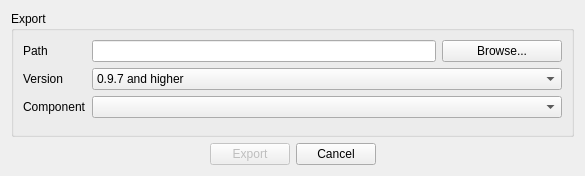
<?xml version="1.0" encoding="UTF-8"?>
<ui version="4.0">
 <class>SoundLibraryExportDialog_UI</class>
 <widget class="QDialog" name="SoundLibraryExportDialog_UI">
  <property name="geometry">
   <rect>
    <x>0</x>
    <y>0</y>
    <width>585</width>
    <height>176</height>
   </rect>
  </property>
  <layout class="QGridLayout" name="gridLayout">
   <item row="1" column="1">
    <layout class="QHBoxLayout" name="horizontalLayoutBtns">
     <item>
      <spacer name="horizontalSpacer">
       <property name="orientation">
        <enum>Qt::Horizontal</enum>
       </property>
       <property name="sizeHint" stdset="0">
        <size>
         <width>175</width>
         <height>20</height>
        </size>
       </property>
      </spacer>
     </item>
     <item>
      <widget class="QPushButton" name="exportBtn">
       <property name="enabled">
        <bool>false</bool>
       </property>
       <property name="text">
        <string>Export</string>
       </property>
       <property name="autoDefault">
        <bool>false</bool>
       </property>
      </widget>
     </item>
     <item>
      <widget class="QPushButton" name="cancelBtn">
       <property name="enabled">
        <bool>true</bool>
       </property>
       <property name="text">
        <string>Cancel</string>
       </property>
       <property name="autoDefault">
        <bool>false</bool>
       </property>
      </widget>
     </item>
     <item>
      <spacer name="horizontalSpacer_2">
       <property name="orientation">
        <enum>Qt::Horizontal</enum>
       </property>
       <property name="sizeHint" stdset="0">
        <size>
         <width>181</width>
         <height>20</height>
        </size>
       </property>
      </spacer>
     </item>
    </layout>
   </item>
   <item row="0" column="0" colspan="3">
    <widget class="QGroupBox" name="exportGroupbox">
     <property name="title">
      <string>Export</string>
     </property>
     <layout class="QVBoxLayout" name="verticalLayout_2">
      <item>
       <layout class="QFormLayout" name="formLayout">
        <item row="0" column="0">
         <widget class="QLabel" name="labelPath">
          <property name="sizePolicy">
           <sizepolicy hsizetype="Expanding" vsizetype="Preferred">
            <horstretch>0</horstretch>
            <verstretch>0</verstretch>
           </sizepolicy>
          </property>
          <property name="text">
           <string>Path</string>
          </property>
         </widget>
        </item>
        <item row="0" column="1">
         <layout class="QHBoxLayout" name="horizontalLayout">
          <item>
           <widget class="QLineEdit" name="drumkitPathTxt"/>
          </item>
          <item>
           <widget class="QPushButton" name="browseBtn">
            <property name="sizePolicy">
             <sizepolicy hsizetype="Expanding" vsizetype="Fixed">
              <horstretch>0</horstretch>
              <verstretch>0</verstretch>
             </sizepolicy>
            </property>
            <property name="maximumSize">
             <size>
              <width>120</width>
              <height>16777215</height>
             </size>
            </property>
            <property name="text">
             <string>Browse...</string>
            </property>
            <property name="autoDefault">
             <bool>false</bool>
            </property>
           </widget>
          </item>
         </layout>
        </item>
        <item row="1" column="0">
         <widget class="QLabel" name="labelVersion">
          <property name="sizePolicy">
           <sizepolicy hsizetype="Expanding" vsizetype="Preferred">
            <horstretch>0</horstretch>
            <verstretch>0</verstretch>
           </sizepolicy>
          </property>
          <property name="minimumSize">
           <size>
            <width>60</width>
            <height>0</height>
           </size>
          </property>
          <property name="text">
           <string>Version</string>
          </property>
         </widget>
        </item>
        <item row="1" column="1">
         <widget class="QComboBox" name="versionList">
          <property name="sizePolicy">
           <sizepolicy hsizetype="Expanding" vsizetype="Fixed">
            <horstretch>0</horstretch>
            <verstretch>0</verstretch>
           </sizepolicy>
          </property>
          <item>
           <property name="text">
            <string>0.9.7 and higher</string>
           </property>
          </item>
          <item>
           <property name="text">
            <string>0.9.6 and lower</string>
           </property>
          </item>
         </widget>
        </item>
        <item row="2" column="0">
         <widget class="QLabel" name="labelComponent">
          <property name="enabled">
           <bool>true</bool>
          </property>
          <property name="sizePolicy">
           <sizepolicy hsizetype="Minimum" vsizetype="Preferred">
            <horstretch>0</horstretch>
            <verstretch>0</verstretch>
           </sizepolicy>
          </property>
          <property name="minimumSize">
           <size>
            <width>60</width>
            <height>0</height>
           </size>
          </property>
          <property name="text">
           <string>Component</string>
          </property>
          <property name="alignment">
           <set>Qt::AlignLeading|Qt::AlignLeft|Qt::AlignVCenter</set>
          </property>
          <property name="wordWrap">
           <bool>true</bool>
          </property>
         </widget>
        </item>
        <item row="2" column="1">
         <widget class="QComboBox" name="componentList">
          <property name="sizePolicy">
           <sizepolicy hsizetype="Expanding" vsizetype="Fixed">
            <horstretch>0</horstretch>
            <verstretch>0</verstretch>
           </sizepolicy>
          </property>
         </widget>
        </item>
       </layout>
      </item>
     </layout>
    </widget>
   </item>
  </layout>
 </widget>
 <resources/>
 <connections/>
</ui>
